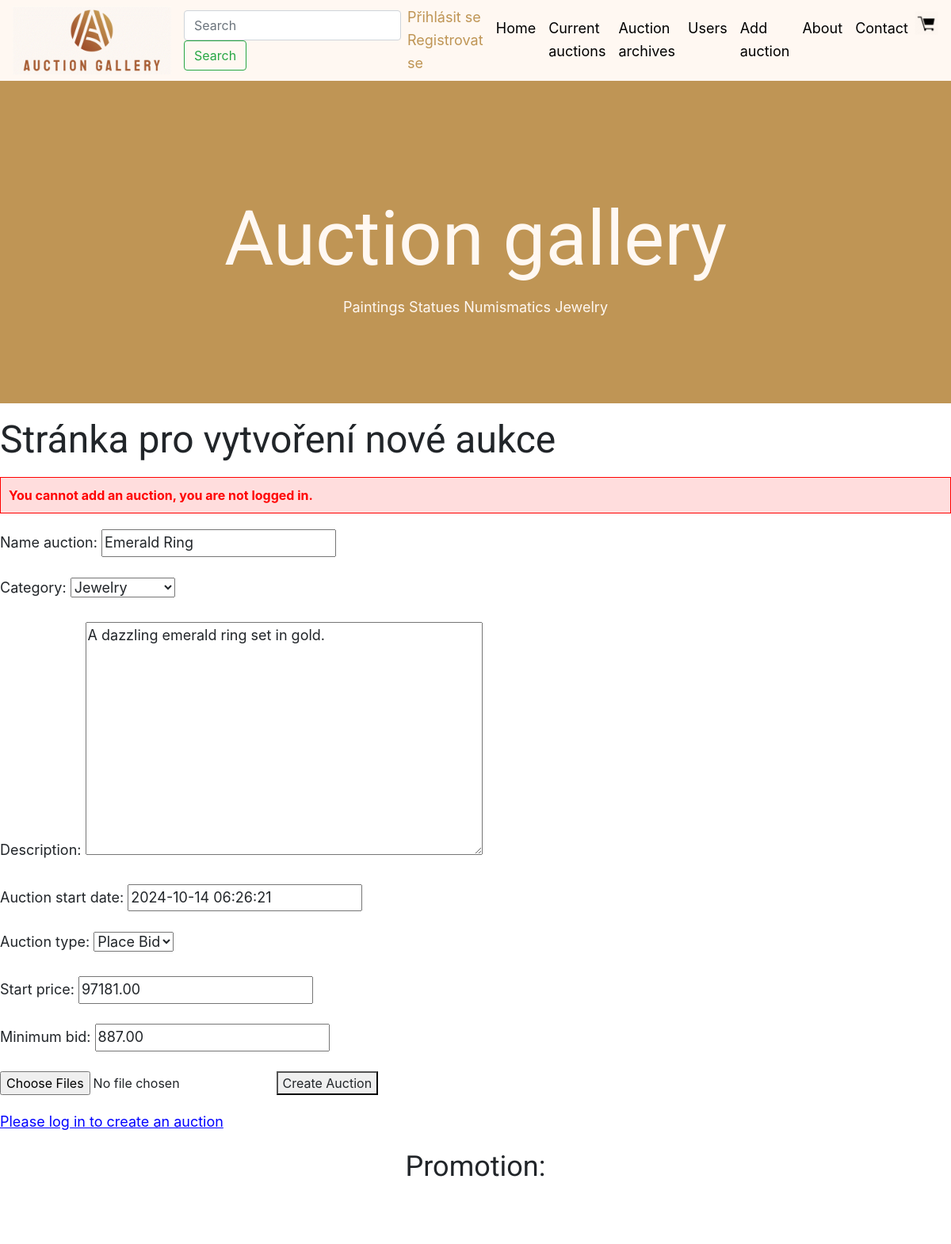
/add_auction/update/97 (upper part), run on an earlier commit of the app's database.
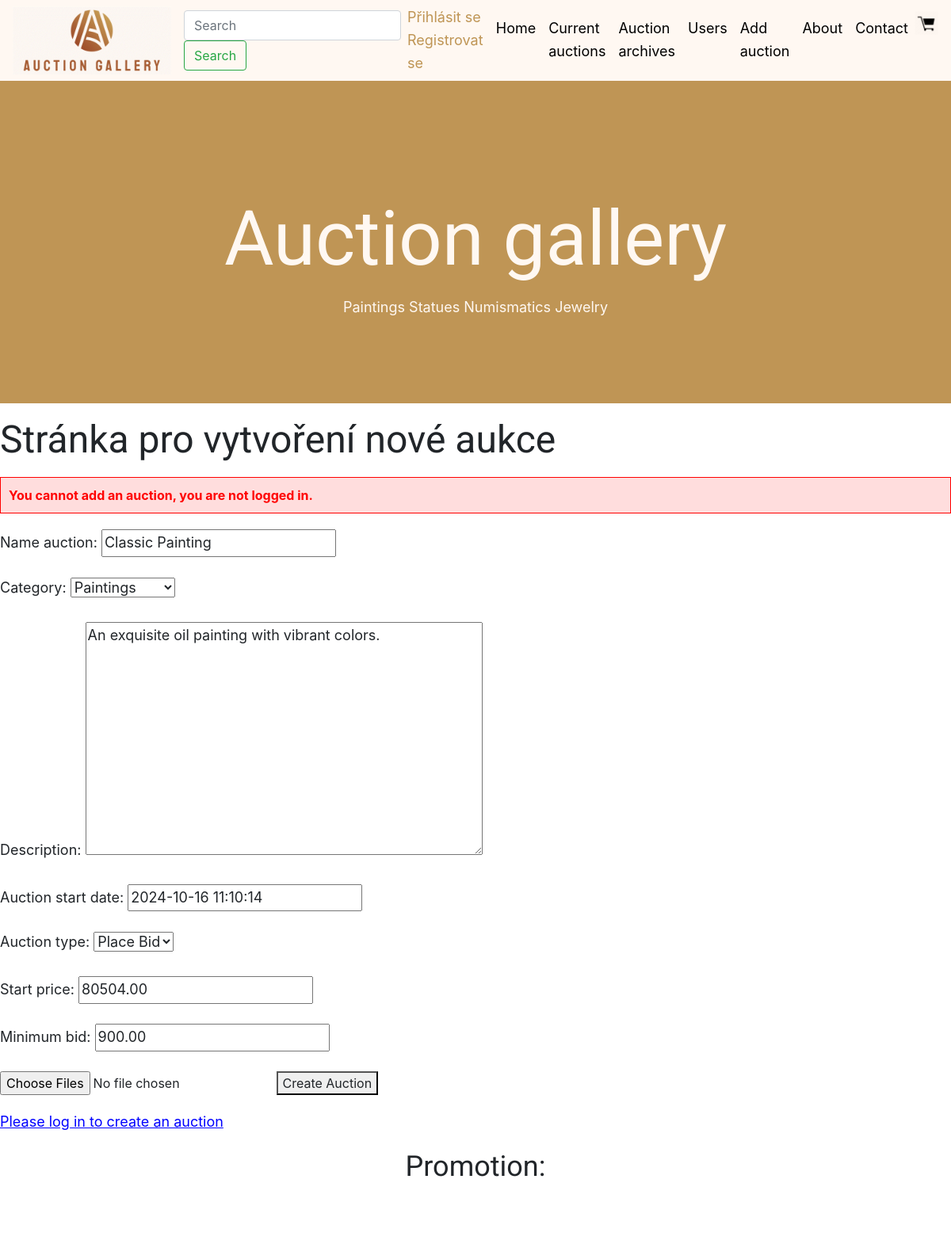
And on a later commit of the database.
### viewer/models.py (models this page shows, shortened)
class AddAuction(models.Model):
    name_auction = models.CharField(max_length=128)
    user_creator = models.ForeignKey(User, on_delete=models.DO_NOTHING, related_name='created_auctions')
    name_bider = models.ForeignKey(User, on_delete=models.DO_NOTHING, related_name='bided_auctions', null=True,
                                   blank=True)
    name_buyer = models.ForeignKey(User, on_delete=models.DO_NOTHING, related_name='listed_auctions', null=True,
                                   blank=True)
    category = models.ForeignKey('Category', on_delete=models.DO_NOTHING)
    description = models.TextField(default="No description provided")
    promotion = models.BooleanField(default=False)
    auction_start_date = models.DateTimeField(null=True, blank=True)
    auction_end_date = models.DateTimeField(null=True, blank=True)
    number_of_views = models.IntegerField(default=0)
    created = models.DateTimeField(auto_now_add=True)
    AUCTION_TYPE_CHOICES = [
        ('buy_now', 'Buy Now'),
        ('place_bid', 'Place Bid'),
    ]
    auction_type = models.CharField(max_length=10, choices=AUCTION_TYPE_CHOICES, default='place_bid')
    buy_now_price = models.DecimalField(max_digits=10, decimal_places=2, null=True, blank=True)
    price = models.DecimalField(max_digits=10, decimal_places=2, null=True, blank=True)
    start_price = models.DecimalField(max_digits=10, decimal_places=2, null=True, blank=True)
    previous_price = models.DecimalField(max_digits=10, decimal_places=2, null=True, blank=True)
    minimum_bid = models.DecimalField(max_digits=10, decimal_places=2, null=True, blank=True)

### viewer/views.py (the view)
# urls.py: path('add_auction/update/<pk>', Add_auctionUpdateView.as_view(), name='add_auction_update'),
class Add_auctionUpdateView(UpdateView):
    template_name = 'add_auction_form.html'
    model = AddAuction
    form_class = AddAuctionForm
    model = AddAuction
    form_class = AddAuctionForm
    success_url = reverse_lazy('add_auction')

### viewer/forms.py
class AddAuctionForm(ModelForm):
    images = MultiFileField(min_num=1, max_num=10, max_file_size=1024*1024*5)  # Limity souborů
    class Meta:
        model = AddAuction
        fields = '__all__'  # Zahrnuje všechna pole z modelu AddAuction
        widgets = {
            'price': forms.HiddenInput(),
            'previous_price': forms.HiddenInput(),
            'number_of_views': forms.HiddenInput(),
            'promotion': forms.HiddenInput(),
            'auction_end_date': forms.HiddenInput(),
        }
    def __init__(self, *args, **kwargs):
        super(AddAuctionForm, self).__init__(*args, **kwargs)
        self.fields.pop('user_creator')  # Odebere pole 'user_creator' z formuláře
        self.fields.pop('name_bider')  # Odebere pole 'name_bider' z formuláře
        self.fields.pop('name_buyer')  # Odebere pole 'name_buyer' z formuláře

### viewer/models.py (called while the page is built)
    def __str__(self):
        return f"{self.name}"

### viewer/templates/add_auction_form.html (shortened to what this page needs)
{% extends "base.html" %}
{% load static %}
{% load my_filters %}
{% block content %}
<link rel="stylesheet" type="text/css" href="{% static 'style.css' %}">
<h2>Stránka pro vytvoření nové aukce</h2>
{% if not user_authenticated %}
    <div style="color: red; font-weight: bold; border: 1px solid red; padding: 10px; background-color: #ffdddd;">
        You cannot add an auction, you are not logged in.
    </div>
{% endif %}
<form method="POST" enctype="multipart/form-data">
    {{ form.as_p }}
    <input type="file" name="images" multiple>
    <button type="submit">Create Auction</button>
</form>
{% if not user_authenticated %}
    <p><a href="{% url 'login' %}?next={{ request.path }}" style="color: blue; text-decoration: underline;">Please log in to create an auction</a></p>
{% endif %}
<div class="center-wrapper">
    <h3>Promotion:</h3>
    <div class="add_auction-container">
    </div>
</div>
{% endblock %}

What changed in the data, as far as the page shows it:
changed AddAuction "Place Bid": name_auction "Emerald Ring" → "Classic Painting"; category "Jewelry" → "Paintings"; description "A dazzling emerald ring set in gold." → "An exquisite oil painting with vibrant colors."; auction_start_date "2024-10-14 06:26:21" → "2024-10-16 11:10:14"; start_price "97181.00" → "80504.00"; minimum_bid "887.00" → "900.00"
